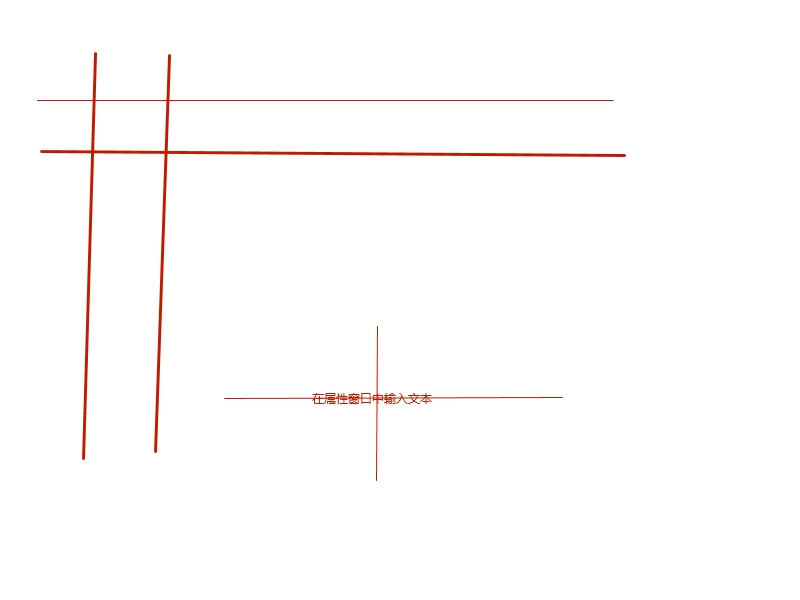
//> input picture 开操作/开操作/Image1.jpg, 800 x 600 px
$ ./main   (built with g++ and OpenCV 4)
//> lines starting //> are read from the running program, lines starting //| are printed output that depends on the picture; after the words box and inside, x2 and y2 are one past the last pixel; in counts of white or black regions, pixels touching at a corner belong together
#include <opencv2\opencv.hpp>
#include <iostream>

using namespace std;
using namespace cv;
int wigth = 1;
Mat src,src_mode,src_mode2, dst;
void Call_back(int, void*);
int main(int argc, char** argv) {


	src = imread("Image1.jpg");
//> src is the input picture: 600 rows x 800 cols, CV_8UC3; mean B, G, R 252.1, 252.4, 253.9
	if (!src.data) {
		cout << "文件为空！";
		return -1;
	}
	cvtColor(src,src_mode,CV_RGBA2GRAY);
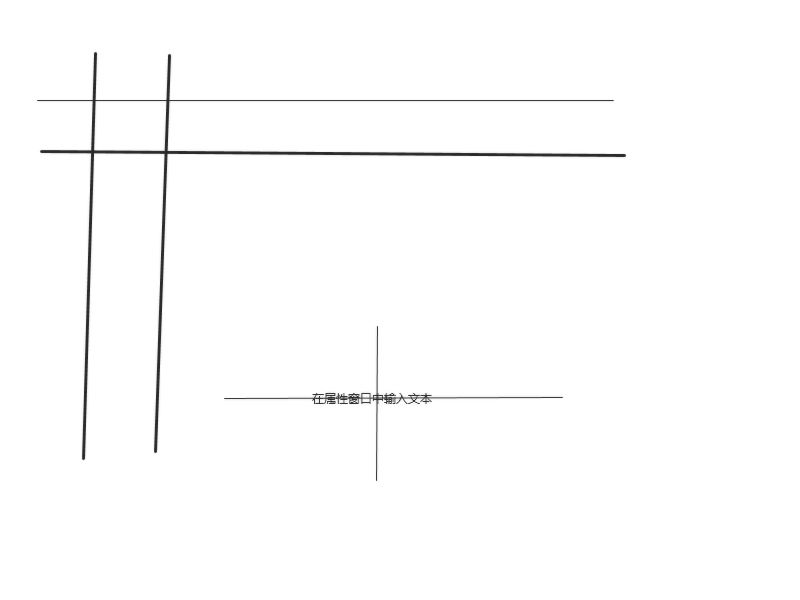
//> src_mode: 600 rows x 800 cols, CV_8UC1; min 38, max 255, mean 252.4
	adaptiveThreshold(src_mode,src_mode2,255,ADAPTIVE_THRESH_MEAN_C,THRESH_BINARY,11,5);
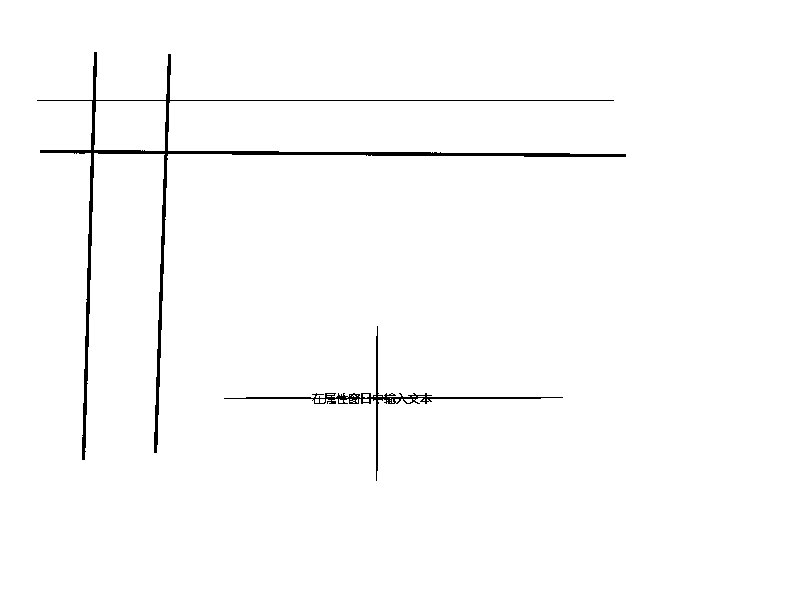
//> src_mode2: 600 rows x 800 cols, CV_8UC1; 98.6% white; 2 black regions, box (x1, y1, x2, y2) and area: (37, 52, 626, 460) 5221, (224, 326, 563, 481) 1354
	// [4 lines of commented-out code are left out]
	Mat X_axix, Y_axix,tmp;

	X_axix = getStructuringElement(MORPH_RECT,Size(src_mode2.cols/10,1),Point(-1,-1));
//> X_axix = 80 values from 1 to 1
	Y_axix = getStructuringElement(MORPH_RECT,Size(1,src_mode2.rows/10),Point(-1,-1));
//> Y_axix = 60 values from 1 to 1
	/*dilate(src_mode2,dst, X_axix);
	erode(dst,tmp, X_axix);*/
	morphologyEx(src_mode2,tmp,MORPH_CLOSE, X_axix,Point(-1,-1));
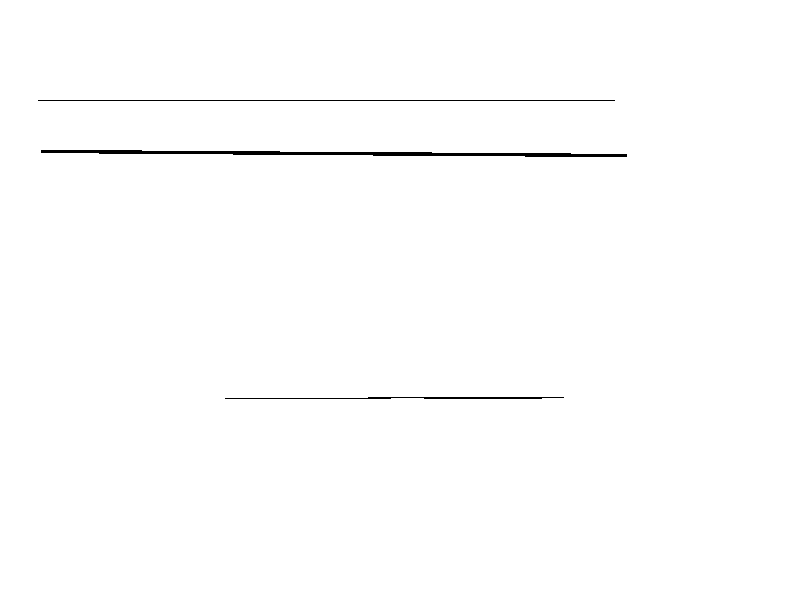
//> tmp: 600 rows x 800 cols, CV_8UC1; 99.4% white; 3 black regions, box (x1, y1, x2, y2) and area: (41, 150, 627, 157) 1953, (38, 100, 615, 101) 577, (225, 397, 564, 399) 480
	namedWindow("src",WINDOW_AUTOSIZE);
	imshow("src",src);

	imshow("src_mode1",src_mode);
	//createTrackbar("变化wigth","src",&wigth,100,Call_back);

	imshow("src_mode2", src_mode2);
	//imshow("dst",dst);
	imshow("tmp",tmp);
	waitKey(0);


	return 0;
}
void Call_back(int, void*) {
	Mat X_axix, Y_axix, tmp;

	X_axix = getStructuringElement(MORPH_RECT, Size(wigth+1, 3), Point(-1, -1));
	Y_axix = getStructuringElement(MORPH_RECT, Size(5, 16), Point(-1, -1));
	erode(src_mode2, dst, Y_axix);
	dilate(src_mode2, tmp, X_axix);

}

$ run again, with 开操作/开操作/Image.jpg copied over 开操作/开操作/Image1.jpg
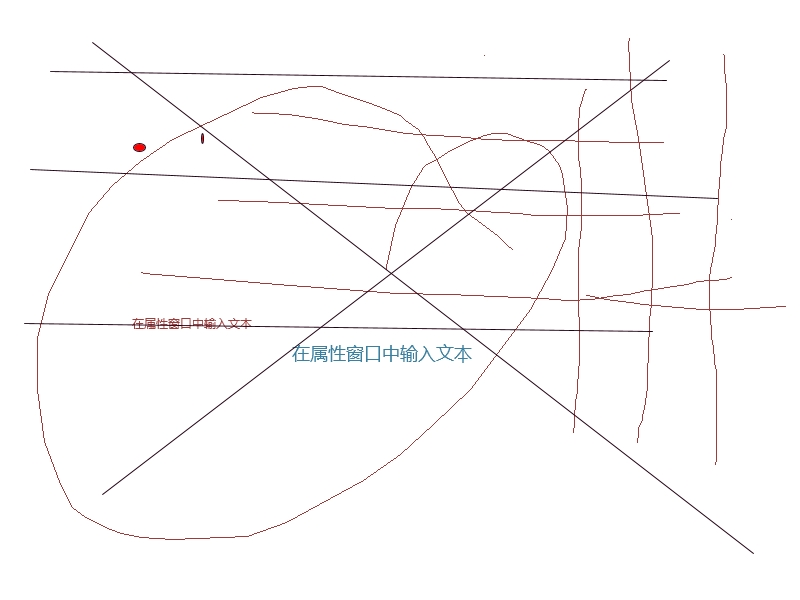
//> input picture 开操作/开操作/Image.jpg, 800 x 600 px
//> src is the input picture: 600 rows x 800 cols, CV_8UC3; mean B, G, R 251.1, 250.9, 251.6
//> `adaptiveThreshold(src_mode,src_mode2,255,ADAPTIVE_THRESH_MEAN_C,THRESH..`:
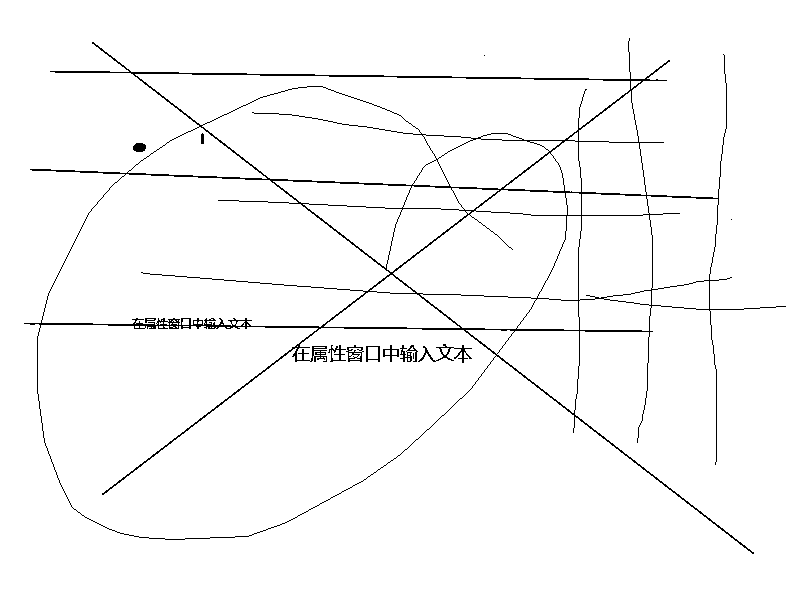
//> src_mode2: 600 rows x 800 cols, CV_8UC1; 97.5% white; black in thin lines or dots, all inside (x1, y1, x2, y2) = (24, 38, 786, 554)
//> `morphologyEx(src_mode2,tmp,MORPH_CLOSE, X_axix,Point(-1,-1));`:
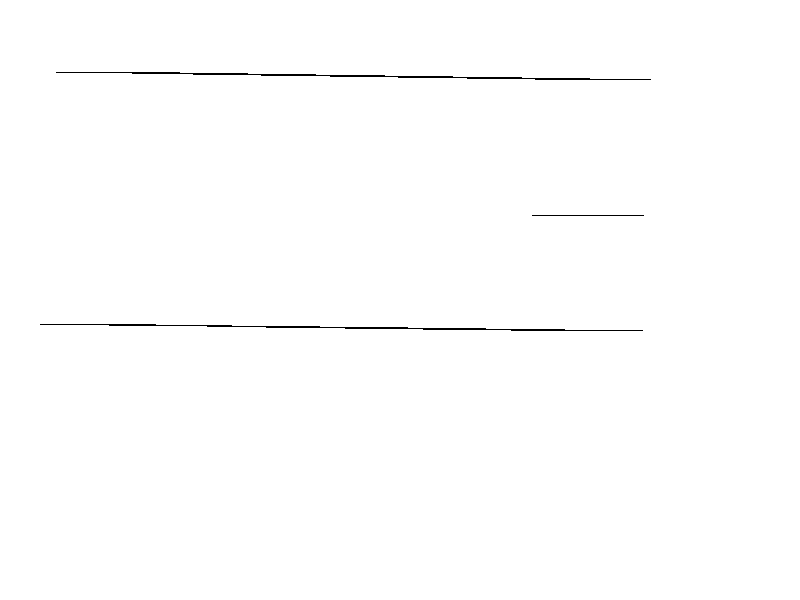
//> tmp: 600 rows x 800 cols, CV_8UC1; 99.6% white; black in thin lines or dots, all inside (x1, y1, x2, y2) = (40, 72, 651, 331)
